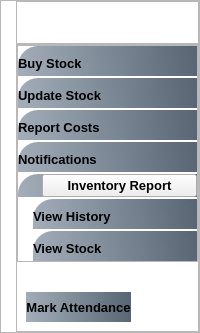
     <widget class="QStackedWidget" name="LeftMenu">
      <property name="maximumSize">
       <size>
        <width>220</width>
        <height>16777215</height>
       </size>
      </property>
      <property name="currentIndex">
       <number>0</number>
      </property>
      <widget class="QWidget" name="InventorySupervisor_SideBar">
       <property name="styleSheet">
        <string notr="true">#widget_41{
background-color:#ffffff;
}
#btnBuyStock,#btn_Update_Stock,#btn_Notifications,#btn_ReportCost,#widget_Inventory_dropdown_2,#btn_ViewHistory,#btn_ViewStock{
background-color:qlineargradient(spread:pad,x1:0,y1:0.505682,x2:1,y2:0.477,stop:0 rgba(20,47,78,100),stop:1 rgba(85,98,112,250));
padding:10px,5px;
text-align:left;
border-top-left-radius:20px;
}
#btn_MarkAttendance{
background-color:qlineargradient(spread:pad,x1:0,y1:0.505682,x2:1,y2:0.477,stop:0 rgba(20,47,78,100),stop:1 rgba(85,98,112,250));

border-radius:20px;
}
#btnBuyStock:hover,#btn_Update_Stock:hover,#btn_Notifications:hover,#btn_ReportCost:hover,#widget_Inventory_dropdown_2:hover,#btn_ViewHistory:hover,#btn_ViewStock:hover,#btn_MarkAttendance:hover{
background-color:#ececec;
}</string>
       </property>
       <layout class="QVBoxLayout" name="verticalLayout_42">
        <property name="spacing">
         <number>0</number>
        </property>
        <property name="leftMargin">
         <number>0</number>
        </property>
        <property name="topMargin">
         <number>0</number>
        </property>
        <property name="rightMargin">
         <number>0</number>
        </property>
        <property name="bottomMargin">
         <number>0</number>
        </property>
        <item>
         <widget class="QWidget" name="widget_41" native="true">
          <layout class="QVBoxLayout" name="verticalLayout_47">
           <property name="spacing">
            <number>0</number>
           </property>
           <property name="leftMargin">
            <number>0</number>
           </property>
           <property name="topMargin">
            <number>0</number>
           </property>
           <property name="rightMargin">
            <number>0</number>
           </property>
           <property name="bottomMargin">
            <number>0</number>
           </property>
           <item>
            <widget class="QFrame" name="frame_15">
             <property name="maximumSize">
              <size>
               <width>220999</width>
               <height>16777215</height>
              </size>
             </property>
             <property name="frameShape">
              <enum>QFrame::StyledPanel</enum>
             </property>
             <property name="frameShadow">
              <enum>QFrame::Raised</enum>
             </property>
             <layout class="QVBoxLayout" name="verticalLayout_43">
              <property name="spacing">
               <number>0</number>
              </property>
              <property name="leftMargin">
               <number>15</number>
              </property>
              <property name="topMargin">
               <number>0</number>
              </property>
              <property name="rightMargin">
               <number>0</number>
              </property>
              <property name="bottomMargin">
               <number>0</number>
              </property>
              <item alignment="Qt::AlignTop">
               <widget class="QFrame" name="frame_17">
                <property name="font">
                 <font>
                  <pointsize>15</pointsize>
                  <weight>75</weight>
                  <bold>true</bold>
                 </font>
                </property>
                <property name="frameShape">
                 <enum>QFrame::StyledPanel</enum>
                </property>
                <property name="frameShadow">
                 <enum>QFrame::Raised</enum>
                </property>
                <layout class="QHBoxLayout" name="horizontalLayout_63">
                 <property name="rightMargin">
                  <number>0</number>
                 </property>
                 <item>
                  <widget class="QLabel" name="label_25">
                   <property name="maximumSize">
                    <size>
                     <width>150</width>
                     <height>150</height>
                    </size>
                   </property>
                   <property name="font">
                    <font>
                     <pointsize>15</pointsize>
                     <weight>75</weight>
                     <bold>true</bold>
                    </font>
                   </property>
                   <property name="midLineWidth">
                    <number>0</number>
                   </property>
                   <property name="text">
                    <string/>
                   </property>
                   <property name="pixmap">
                    <pixmap resource="Resource.qrc">:/LOGO/Graphics/ARM_LOGO_Crop.png</pixmap>
                   </property>
                   <property name="scaledContents">
                    <bool>true</bool>
                   </property>
                  </widget>
                 </item>
                </layout>
               </widget>
              </item>
              <item>
               <widget class="QFrame" name="frame_18">
                <property name="sizePolicy">
                 <sizepolicy hsizetype="Preferred" vsizetype="Expanding">
                  <horstretch>0</horstretch>
                  <verstretch>0</verstretch>
                 </sizepolicy>
                </property>
                <property name="frameShape">
                 <enum>QFrame::StyledPanel</enum>
                </property>
                <property name="frameShadow">
                 <enum>QFrame::Raised</enum>
                </property>
                <layout class="QVBoxLayout" name="verticalLayout_44">
                 <property name="spacing">
                  <number>0</number>
                 </property>
                 <property name="leftMargin">
                  <number>0</number>
                 </property>
                 <property name="topMargin">
                  <number>0</number>
                 </property>
                 <property name="rightMargin">
                  <number>0</number>
                 </property>
                 <property name="bottomMargin">
                  <number>0</number>
                 </property>
                 <item alignment="Qt::AlignTop">
                  <widget class="QFrame" name="frame_19">
                   <property name="frameShape">
                    <enum>QFrame::StyledPanel</enum>
                   </property>
                   <property name="frameShadow">
                    <enum>QFrame::Raised</enum>
                   </property>
                   <layout class="QVBoxLayout" name="verticalLayout_45">
                    <property name="spacing">
                     <number>2</number>
                    </property>
                    <property name="leftMargin">
                     <number>0</number>
                    </property>
                    <property name="topMargin">
                     <number>0</number>
                    </property>
                    <property name="rightMargin">
                     <number>0</number>
                    </property>
                    <property name="bottomMargin">
                     <number>0</number>
                    </property>
                    <item>
                     <widget class="QPushButton" name="btnBuyStock">
                      <property name="font">
                       <font>
                        <pointsize>10</pointsize>
                        <weight>75</weight>
                        <bold>true</bold>
                       </font>
                      </property>
                      <property name="text">
                       <string>Buy Stock</string>
                      </property>
                      <property name="icon">
                       <iconset resource="Resource.qrc">
                        <normaloff>:/White Icons/Graphics/featherBlack/dashboard.png</normaloff>:/White Icons/Graphics/featherBlack/dashboard.png</iconset>
                      </property>
                      <property name="iconSize">
                       <size>
                        <width>24</width>
                        <height>24</height>
                       </size>
                      </property>
                     </widget>
                    </item>
                    <item>
                     <widget class="QPushButton" name="btn_Update_Stock">
                      <property name="font">
                       <font>
                        <family>Segoe UI</family>
                        <pointsize>10</pointsize>
                        <weight>75</weight>
                        <bold>true</bold>
                       </font>
                      </property>
                      <property name="text">
                       <string>Update Stock</string>
                      </property>
                      <property name="icon">
                       <iconset resource="Resource.qrc">
                        <normaloff>:/White Icons/Graphics/featherBlack/warehouse.png</normaloff>:/White Icons/Graphics/featherBlack/warehouse.png</iconset>
                      </property>
                      <property name="iconSize">
                       <size>
                        <width>24</width>
                        <height>24</height>
                       </size>
                      </property>
                     </widget>
                    </item>
                    <item>
                     <widget class="QPushButton" name="btn_ReportCost">
                      <property name="font">
                       <font>
                        <pointsize>10</pointsize>
                        <weight>75</weight>
                        <bold>true</bold>
                       </font>
                      </property>
                      <property name="text">
                       <string>Report Costs</string>
                      </property>
                      <property name="icon">
                       <iconset resource="Resource.qrc">
                        <normaloff>:/White Icons/Graphics/featherBlack/employee.png</normaloff>:/White Icons/Graphics/featherBlack/employee.png</iconset>
                      </property>
                      <property name="iconSize">
                       <size>
                        <width>24</width>
                        <height>24</height>
                       </size>
                      </property>
                     </widget>
                    </item>
                    <item>
                     <widget class="QPushButton" name="btn_Notifications">
                      <property name="font">
                       <font>
                        <pointsize>10</pointsize>
                        <weight>75</weight>
                        <bold>true</bold>
                       </font>
                      </property>
                      <property name="text">
                       <string>Notifications</string>
                      </property>
                      <property name="icon">
                       <iconset resource="Resource.qrc">
                        <normaloff>:/White Icons/Graphics/featherBlack/notification.png</normaloff>:/White Icons/Graphics/featherBlack/notification.png</iconset>
                      </property>
                      <property name="iconSize">
                       <size>
                        <width>24</width>
                        <height>24</height>
                       </size>
                      </property>
                     </widget>
                    </item>
                    <item>
                     <widget class="QWidget" name="widget_Inventory_dropdown_2" native="true">
                      <layout class="QHBoxLayout" name="horizontalLayout_64">
                       <property name="spacing">
                        <number>0</number>
                       </property>
                       <property name="leftMargin">
                        <number>0</number>
                       </property>
                       <property name="topMargin">
                        <number>0</number>
                       </property>
                       <property name="rightMargin">
                        <number>0</number>
                       </property>
                       <property name="bottomMargin">
                        <number>0</number>
                       </property>
                       <item>
                        <widget class="QLabel" name="label_46">
                         <property name="maximumSize">
                          <size>
                           <width>24</width>
                           <height>24</height>
                          </size>
                         </property>
                         <property name="text">
                          <string/>
                         </property>
                         <property name="pixmap">
                          <pixmap resource="Resource.qrc">:/Black Icons/Graphics/featherBlack/trello.svg</pixmap>
                         </property>
                        </widget>
                       </item>
                       <item>
                        <widget class="QPushButton" name="btn_InventoryReport">
                         <property name="font">
                          <font>
                           <pointsize>10</pointsize>
                           <weight>75</weight>
                           <bold>true</bold>
                          </font>
                         </property>
                         <property name="layoutDirection">
                          <enum>Qt::RightToLeft</enum>
                         </property>
                         <property name="text">
                          <string>Inventory Report</string>
                         </property>
                         <property name="icon">
                          <iconset resource="Resource.qrc">
                           <normaloff>:/Black Icons/Graphics/featherBlack/chevron-right.svg</normaloff>:/Black Icons/Graphics/featherBlack/chevron-right.svg</iconset>
                         </property>
                         <property name="checkable">
                          <bool>true</bool>
                         </property>
                        </widget>
                       </item>
                      </layout>
                     </widget>
                    </item>
                    <item>
                     <widget class="QWidget" name="widget_43" native="true">
                      <layout class="QVBoxLayout" name="verticalLayout_46">
                       <property name="spacing">
                        <number>2</number>
                       </property>
                       <property name="leftMargin">
                        <number>15</number>
                       </property>
                       <property name="topMargin">
                        <number>0</number>
                       </property>
                       <property name="rightMargin">
                        <number>0</number>
                       </property>
                       <property name="bottomMargin">
                        <number>0</number>
                       </property>
                       <item>
                        <widget class="QPushButton" name="btn_ViewHistory">
                         <property name="font">
                          <font>
                           <pointsize>10</pointsize>
                           <weight>75</weight>
                           <bold>true</bold>
                          </font>
                         </property>
                         <property name="text">
                          <string>View History</string>
                         </property>
                         <property name="icon">
                          <iconset resource="Resource.qrc">
                           <normaloff>:/Black Icons/Graphics/featherBlack/clipboard.svg</normaloff>:/Black Icons/Graphics/featherBlack/clipboard.svg</iconset>
                         </property>
                         <property name="iconSize">
                          <size>
                           <width>24</width>
                           <height>20</height>
                          </size>
                         </property>
                        </widget>
                       </item>
                       <item>
                        <widget class="QPushButton" name="btn_ViewStock">
                         <property name="font">
                          <font>
                           <pointsize>10</pointsize>
                           <weight>75</weight>
                           <bold>true</bold>
                          </font>
                         </property>
                         <property name="text">
                          <string>View Stock</string>
                         </property>
                         <property name="icon">
                          <iconset resource="Resource.qrc">
                           <normaloff>:/Black Icons/Graphics/featherBlack/database.svg</normaloff>:/Black Icons/Graphics/featherBlack/database.svg</iconset>
                         </property>
                         <property name="iconSize">
                          <size>
                           <width>24</width>
                           <height>20</height>
                          </size>
                         </property>
                        </widget>
                       </item>
                      </layout>
                     </widget>
                    </item>
                   </layout>
                  </widget>
                 </item>
                 <item alignment="Qt::AlignLeft|Qt::AlignBottom">
                  <widget class="QWidget" name="widget_56" native="true">
                   <layout class="QHBoxLayout" name="horizontalLayout_71">
                    <property name="topMargin">
                     <number>30</number>
                    </property>
                    <item>
                     <widget class="QPushButton" name="btn_MarkAttendance">
                      <property name="minimumSize">
                       <size>
                        <width>0</width>
                        <height>30</height>
                       </size>
                      </property>
                      <property name="font">
                       <font>
                        <pointsize>10</pointsize>
                        <weight>75</weight>
                        <bold>true</bold>
                       </font>
                      </property>
                      <property name="text">
                       <string>Mark Attendance</string>
                      </property>
                      <property name="icon">
                       <iconset resource="Resource.qrc">
                        <normaloff>:/White Icons/Graphics/featherBlack/checking-attendance.png</normaloff>:/White Icons/Graphics/featherBlack/checking-attendance.png</iconset>
                      </property>
                      <property name="iconSize">
                       <size>
                        <width>24</width>
                        <height>24</height>
                       </size>
                      </property>
                     </widget>
                    </item>
                   </layout>
                  </widget>
                 </item>
                </layout>
               </widget>
              </item>
             </layout>
            </widget>
           </item>
          </layout>
         </widget>
        </item>
       </layout>
      </widget>
     </widget>
